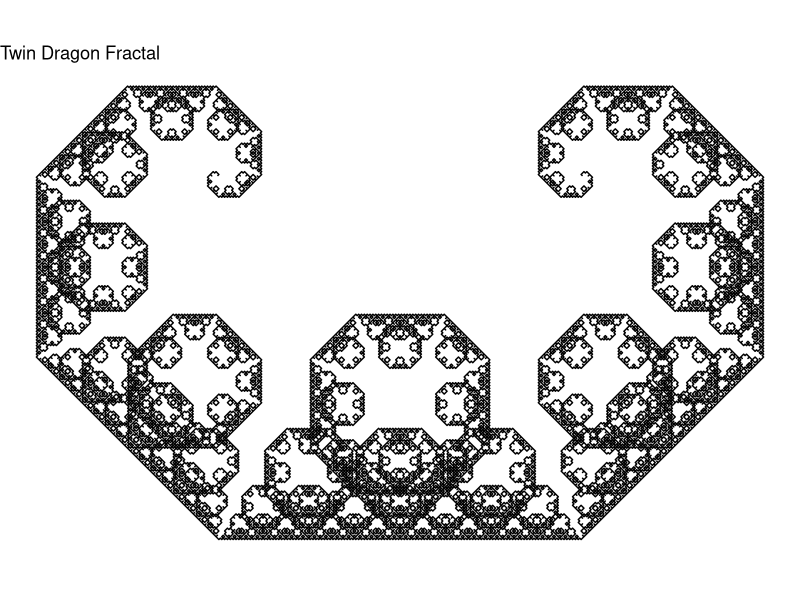
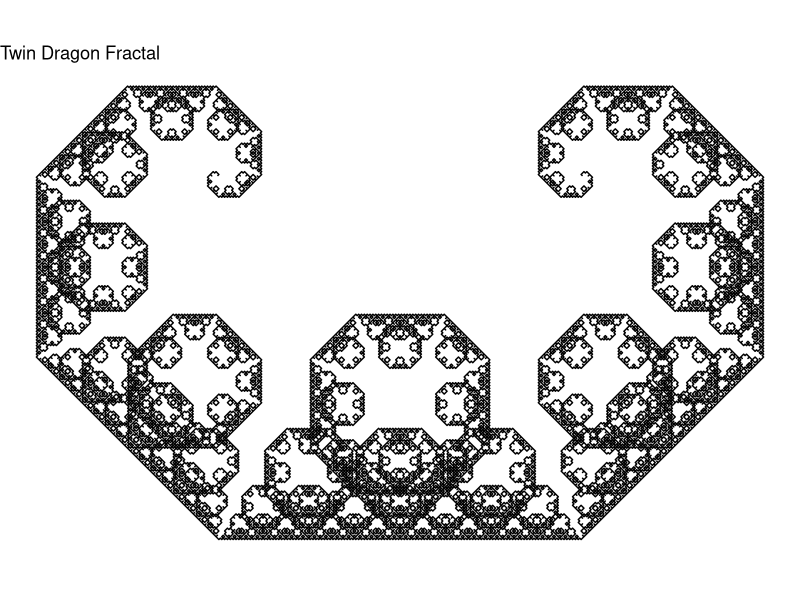
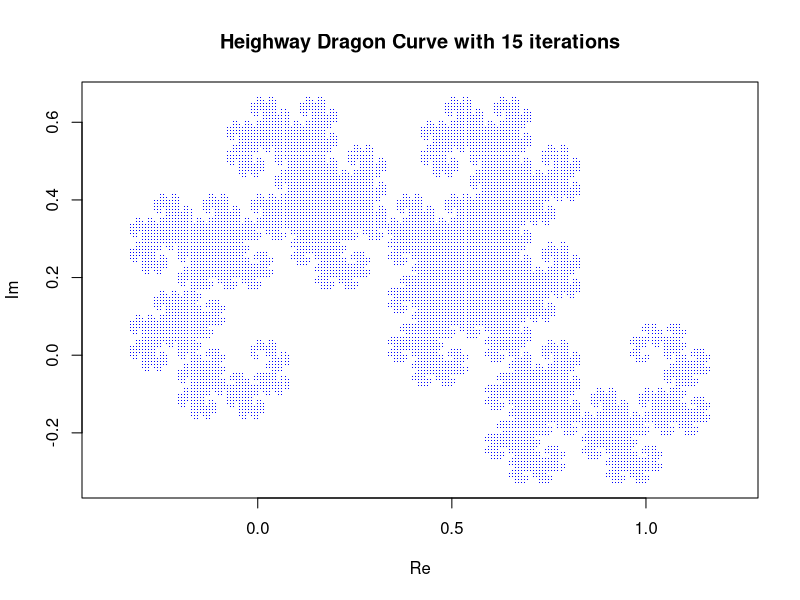

The R source for these figures, in order:
# twin - dragon Fractal
# aka david Knuth dragon


library(ggplot2)

# Define the function to generate Twin Dragon fractal
generate_twin_dragon <- function(iterations) {
  # Initialize points
  x <- c(0, 1)
  y <- c(0, 0)
  colors <- c(1, 2)  
  
  for (i in 1:iterations) {
    # Calculate new points
    new_x <- c()
    new_y <- c()
    new_colors <- c()
    for (j in 1:(length(x) - 1)) {
      x1 <- x[j]
      y1 <- y[j]
      x2 <- x[j + 1]
      y2 <- y[j + 1]
      # Add sin function
      new_x <- c(new_x, x1, (x1 + x2 - y1 + y2) / 2)
      new_y <- c(new_y, y1, (y1 + y2 + x1 - x2) / 2)
      new_colors <- c(new_colors, colors[j], ifelse(colors[j] == 1, 2, 1))
    }
    new_x <- c(new_x, tail(x, n = 1))
    new_y <- c(new_y, tail(y, n = 1))
    new_colors <- c(new_colors, tail(colors, n = 1))
    x <- new_x
    y <- new_y
    colors <- new_colors
  }
  
  return(data.frame(x, y, color = as.factor(colors)))
}

# Define the function to plot Twin Dragon fractal
plot_twin_dragon <- function(data) {
  ggplot(data, aes(x = x, y = y)) +
    geom_path() +
    coord_equal() +
    theme_void() +
    ggtitle("Twin Dragon Fractal")
}

# Generate the Twin Dragon fractal data
iterations <- 15
twin_dragon_data <- generate_twin_dragon(iterations)



# function
plot_twin_dragon(twin_dragon_data)



ggplot(twin_dragon_data, aes(x = x, y = y)) +
  geom_path() +
  coord_equal() +
  theme_void() +
  ggtitle("Twin Dragon Fractal")





## Heighway Dragon Curve with 15 iterations

# the iterated functions
f1 <- function(z) {
  (1 + 1i) * z / 2
}

f2 <- function(z) {
  1 - (1 - 1i) * z / 2
}

generate_dragon_curve <- function(iterations) {
  points <- complex(real = 0, imaginary = 0)
    for (i in 1:iterations) {
    new_points <- vector("complex", length = length(points) * 2)
    for (j in 1:length(points)) {
      new_points[2 * j - 1] <- f1(points[j])
      new_points[2 * j] <- f2(points[j])
    }
    points <- new_points
  }
  
  return(points)
}

# Plot the Dragon Curve
plot_dragon_curve <- function(iterations) {
  points <- generate_dragon_curve(iterations)
  plot(Re(points), Im(points), type = "p", pch = ".", col = "blue", asp = 1,
       xlab = "Re", ylab = "Im", main = paste("Heighway Dragon Curve with", iterations, "iterations"))
}

plot_dragon_curve(15)

